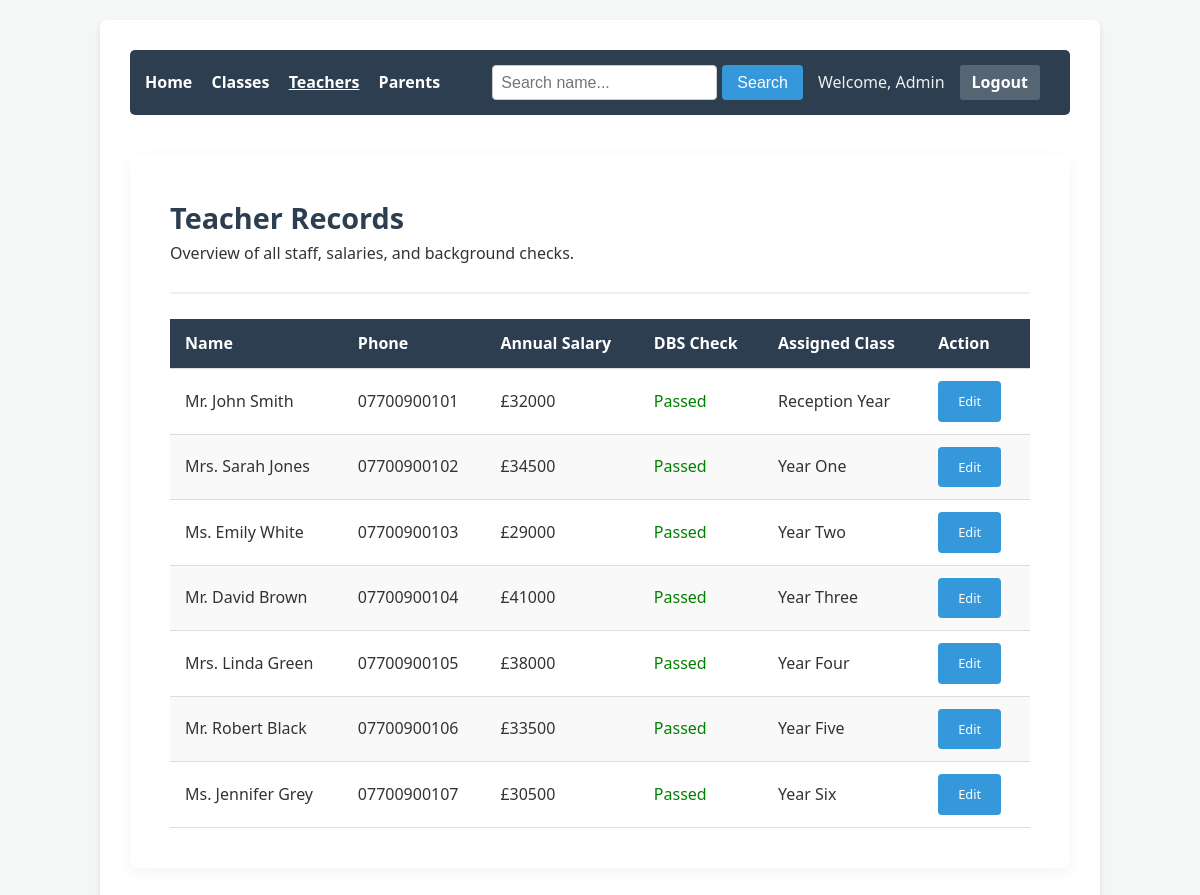
/view_teachers.php (signed in), run on the app's committed database.
### tables this page shows
CREATE TABLE `classes` (
  `ClassID` int(11) NOT NULL,
  `ClassName` varchar(50) NOT NULL,
  `Capacity` int(11) NOT NULL,
  `TeacherID` int(11) DEFAULT NULL
);

CREATE TABLE `teachers` (
  `TeacherID` int(11) NOT NULL,
  `FullName` varchar(100) NOT NULL,
  `Address` varchar(255) NOT NULL,
  `Phone` varchar(20) DEFAULT NULL,
  `AnnualSalary` varchar(10) DEFAULT NULL,
  `BackgroundCheck` tinyint(1) DEFAULT 0
);

### view_teachers.php (the view, shortened to what this page needs)
<?php
include 'db_connect.php';
?>
<!DOCTYPE html>
<html lang="en">
<head>
    <link rel="stylesheet" href="style.css">
</head>
<body>
<div class="container">
    <nav>
        <div>
            <a href="index.php">Home</a>
            <a href="view_classes.php">Classes</a>
            <a href="view_teachers.php" style="font-weight: bold; text-decoration: underline;">Teachers</a>
            <a href="view_parents.php">Parents</a>
        </div>
        <div style="display: flex; align-items: center; gap: 15px;">
            <form action="search.php" method="GET" style="display: flex; align-items: center; margin: 0;">
            <input type="text" name="query" placeholder="Search name..." required  style="padding: 8px; border-radius: 4px; border: 1px solid #ccc; margin: 0; height: 35px;">
            <button type="submit" class="btn" style="padding: 0 15px; height: 35px; border-radius: 4px; margin-left: 5px; line-height: 1;">Search</button>
            </form>
            <span style="white-space: nowrap;">Welcome, Admin</span>
            <a href="logout.php" style="background: rgba(255,255,255,0.2); padding: 8px 12px; border-radius: 3px; height: 35px; display: flex; align-items: center; text-decoration: none;">Logout</a>
        </div>
    </nav>
    <div class="form-card" style="max-width: 1000px;">
        <div class="form-header">
            <h1>Teacher Records</h1>
            <p>Overview of all staff, salaries, and background checks.</p>
        </div>
        <table>
            <thead>
                <tr>
                    <th>Name</th>
                    <th>Phone</th>
                    <th>Annual Salary</th>
                    <th>DBS Check</th>
                    <th>Assigned Class</th>
                    <th>Action</th>
                </tr>
            </thead>
            <tbody>
                <?php
                $sql = "SELECT Teachers.*, Classes.ClassName
                        FROM Teachers
                        LEFT JOIN Classes ON Teachers.TeacherID = Classes.TeacherID";
                $result = $conn->query($sql);
                while($row = $result->fetch_assoc()) {
                    $bg_check = ($row['BackgroundCheck'] == 1) ? "<span style='color:green'>Passed</span>" : "<span style='color:red'>Pending</span>";
                    echo "<tr>";
                    echo "<td>" . htmlspecialchars($row['FullName']) . "</td>";
                    echo "<td>" . htmlspecialchars($row['Phone']) . "</td>";
                    echo "<td>£" . htmlspecialchars($row['AnnualSalary']) . "</td>";
                    echo "<td>" . $bg_check . "</td>";
                    echo "<td>" . ($row['ClassName'] ? $row['ClassName'] : "<em>Unassigned</em>") . "</td>";
                    echo "<td>
                            <a href='edit_teacher.php?id=".$row['TeacherID']."' class='btn btn-edit' style='font-size:0.8rem;'>Edit</a>
                          </td>";
                    echo "</tr>";
                }
                ?>
            </tbody>
        </table>
    </div>
</div>
</body>
</html>

### style.css (style rules this page uses)
:root { --primary-color: #2c3e50; --accent-color: #3498db; --danger-color: #e74c3c; --success-color: #27ae60; --bg-color: #f4f7f6; --card-bg: #ffffff; --text-color: #333333; }
* { box-sizing: border-box; margin: 0; padding: 0; }
body { font-family: 'Segoe UI', Tahoma, Verdana, sans-serif; background-color: var(--bg-color); color: var(--text-color); line-height: 1.6; padding: 20px; }
.container { max-width: 1000px; margin: 0 auto; background: var(--card-bg); padding: 30px; border-radius: 8px; box-shadow: 0 4px 6px rgba(0,0,0,0.1); }
h1 { color: var(--primary-color); margin-bottom: 10px; }
p { margin-bottom: 15px; }
nav { background: var(--primary-color); padding: 15px; border-radius: 5px; margin-bottom: 20px; display: flex; justify-content: space-between; align-items: center; }
nav a { color: white; text-decoration: none; margin-right: 15px; font-weight: bold; }
nav span { color: #ecf0f1; }
table { width: 100%; border-collapse: collapse; margin-top: 20px; }
th, td { padding: 12px 15px; text-align: left; border-bottom: 1px solid #ddd; }
th { background-color: var(--primary-color); color: white; font-weight: 600; }
tr:nth-child(even) { background-color: #f9f9f9; }
form { max-width: 600px; margin: 0 auto; }
input[type="text"], input[type="password"], textarea, select { width: 100%; padding: 10px; margin-bottom: 20px; border: 1px solid #ccc; border-radius: 4px; font-size: 16px; }
button, .btn { display: inline-block; background: var(--accent-color); color: white; padding: 10px 20px; border: none; border-radius: 4px; cursor: pointer; font-size: 16px; text-decoration: none; }
button, .btn:hover { background-color: #2980b9; }
.btn-edit { background-color: var(--accent-color); margin-right: 5px; }
.form-card { background: white; max-width: 600px; margin: 40px auto; padding: 40px; border-radius: 8px; box-shadow: 0 4px 15px rgba(0,0,0,0.05); }
.form-header { border-bottom: 2px solid #f0f0f0; margin-bottom: 25px; padding-bottom: 10px; }
.form-header h1 { font-size: 1.8rem; color: var(--primary-color); margin: 0; }

### data on the page
classes: TeacherID.FullName "Mr. John Smith", TeacherID.Phone "07700900101", TeacherID.AnnualSalary "32000", ClassName "Reception Year"
classes: TeacherID.FullName "Mrs. Sarah Jones", TeacherID.Phone "07700900102", TeacherID.AnnualSalary "34500", ClassName "Year One"
classes: TeacherID.FullName "Ms. Emily White", TeacherID.Phone "07700900103", TeacherID.AnnualSalary "29000", ClassName "Year Two"
classes: TeacherID.FullName "Mr. David Brown", TeacherID.Phone "07700900104", TeacherID.AnnualSalary "41000", ClassName "Year Three"
classes: TeacherID.FullName "Mrs. Linda Green", TeacherID.Phone "07700900105", TeacherID.AnnualSalary "38000", ClassName "Year Four"
classes: TeacherID.FullName "Mr. Robert Black", TeacherID.Phone "07700900106", TeacherID.AnnualSalary "33500", ClassName "Year Five"
classes: TeacherID.FullName "Ms. Jennifer Grey", TeacherID.Phone "07700900107", TeacherID.AnnualSalary "30500", ClassName "Year Six"
